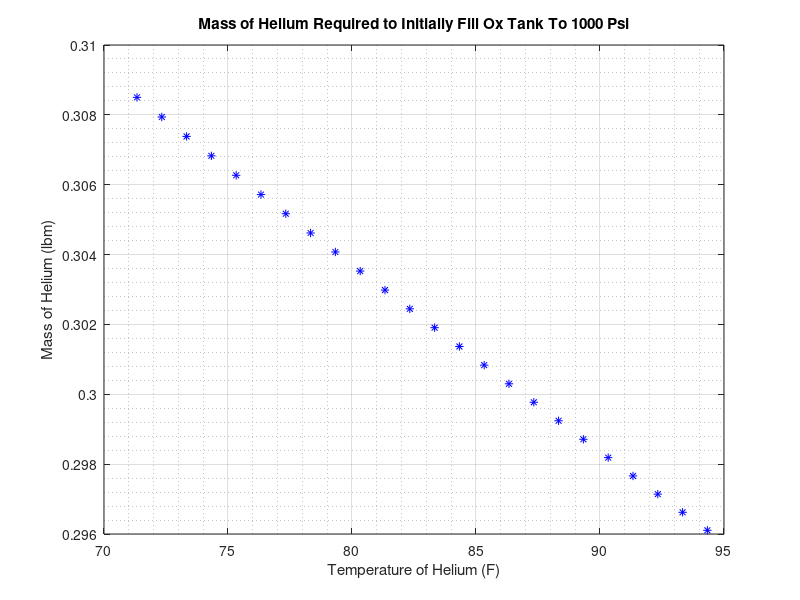

The MATLAB source for this figure: (Note: this script raises an error after producing the figure.)
%function [W_He] = HeliumMassCalculator(p1,p2,T1);
%OBTAINED FROM https://books.google.com/books?id=TKdIbLX51NQC&pg=PA141&lpg=PA141&dq=calculating+pressurant+mass+in+a+rocket&source=bl&ots=sma25Mguu3&sig=ACfU3U0wyUI0mb7tuySXm1mowbsXbDwRJw&hl=en&sa=X&ved=2ahUKEwi13qfIxajkAhUEGKwKHcTTAQIQ6AEwAXoECAgQAQ#v=onepage&q=calculating%20pressurant%20mass%20in%20a%20rocket&f=false
%%ALL DONE ASSUMING PRESSURE OF 1000 psi%%
M_N2O = 17.78; %lbm
T_N2O = (530:1:553)';
Rho_N2O = [50.37 50.094 49.811 49.521 49.223 48.916 48.601 48.275 47.938 47.589 47.226 46.848 46.452 46.036 45.597 45.131 44.632 44.093 43.505 42.852 42.110 41.236 40.125 38.581]';    %lbm/ft^3
P_N2O = 1000;   %psi
V_total = 782/12^3*ones([numel(T_N2O),1]);   %in^3
V_N2O = M_N2O./Rho_N2O;  %ft^3
V_He = V_total - V_N2O;  %ft^3
Rho_He = [0.68170 0.68046 0.67923 0.678 0.67677 0.67555 0.67434 0.67312 0.67192 0.67071 0.66951 0.66832 0.66713 0.66594 0.66476 0.66358 0.66241 0.66124 0.66007 0.65891 0.65775 0.6566 0.65545 0.65431]';    %lbm/ft^3

initialM_He = V_total.*Rho_He;
figure;
plot(T_N2O-458.67,initialM_He,'b*');
hold on;
grid on;
grid minor;
xlabel('Temperature of Helium (F)');
ylabel('Mass of Helium (lbm)');
title('Mass of Helium Required to Initially Fill Ox Tank To 1000 Psi');
datacursormode;
hold off;

M_He = V_He.* Rho_He; %lbm
figure;
plot(T_N2O-458.67,M_He,'r*');
hold on;
grid on;
grid minor;
xlabel('Temperature of Fluids (F)');
ylabel('Mass of Helium (lbm)');
title('Mass of Helium Required to Achieve 1000 psi in Ox Tank');
datacursormode;
hold off;

figure;
plot(T_N2O-458.67,V_He,'g*');
hold on;
grid on;
grid minor;
xlabel('Temperature of Fluids (F)');
ylabel('Volume of Helium (ft^3)');
title('Volume of Helium Required to Achieve 1000 psi in Ox Tank');
datacursormode;
hold off;
%end